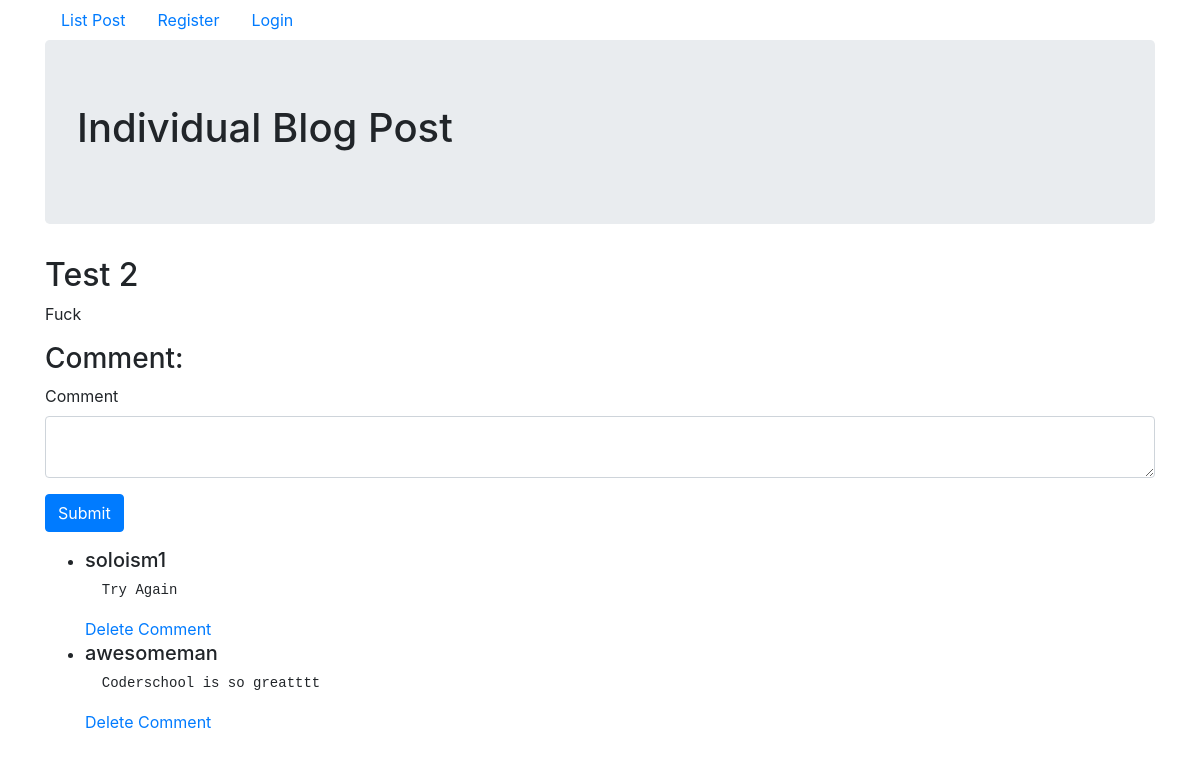
/posts/read/2, run on the app's committed database.
### blog/models.py (models this page shows, shortened)
class Post(db.Model):
    __tablename__ = 'posts'
    id = db.Column(db.Integer, primary_key=True)
    title = db.Column(db.String(128), nullable=False)
    body = db.Column(db.Text)
    created_at = db.Column(db.DateTime, server_default=db.func.now())
    updated_at = db.Column(
        db.DateTime, server_default=db.func.now(), server_onupdate=db.func.now())
    user_id = db.Column(db.Integer, db.ForeignKey('user.id'), nullable=False)
    comments = db.relationship('Comment', backref='belong_to_post', lazy=True)
    add_category = db.relationship('Category', secondary=post_category, lazy='subquery',
                                   backref=db.backref('list_post', lazy=True))

class Comment(db.Model):
    __tablename__ = 'comment'
    id = db.Column(db.Integer, primary_key=True)
    content = db.Column(db.Text, nullable=False)
    user_id = db.Column(db.Integer, db.ForeignKey('user.id'), nullable=False)
    post_id = db.Column(db.Integer, db.ForeignKey('posts.id'), nullable=False)

class User(UserMixin, db.Model):
    __tablename__ = 'user'
    id = db.Column(db.Integer, primary_key=True)
    username = db.Column(db.String(32), unique=True)
    email = db.Column(db.String(64), unique=True, nullable=False)
    password_hash = db.Column(db.String(256))
    favorite = db.relationship('Post'
                                ,secondary=user_favorite_post
                                ,lazy='subquery'
                                ,backref=db.backref('list_favorite_user', lazy=True))
    posts = db.relationship('Post', backref='author', lazy='dynamic')
    comments = db.relationship('Comment', backref='author', lazy=True)

### blog/posts/views.py (the view, shortened to what this page needs)
@posts_blueprint.route('/read/<int:post_id>', methods=['GET', 'POST'])
def show_post(post_id):
    post = Post.query.get(post_id)
    comment_form = AddCommentForm()
    comments = post.comments
    return render_template('posts/post_id.html'
                                ,post=post
                                ,comment_form=comment_form
                                ,comments=comments)

### blog/posts/forms.py
class AddCommentForm(FlaskForm):
    content = PageDownField('Comment', validators=[DataRequired()])
    submit = SubmitField('Submit')

### blog/posts/templates/posts/post_id.html (shortened to what this page needs)
{% extends 'base.html' %} {% block content %}
<div class="jumbotron">
  <h1>Individual Blog Post</h1>
</div>
<h2>{{ post.title }}</h2>
<h3>Comment:</h3>
<form method="POST">
  <div class="form-group">
    {{ comment_form.content.label }}
    {{ comment_form.content(class='form-control') }}
  </div>
  {{ comment_form.submit(class='btn btn-primary') }}
</form>
<ul>
  {% for comment in comments %}
  <li>
    <h5>{{ comment.author.username }}</h5>
    <a href="{{ url_for('comments.delete_comment', comment_id=comment.id)}}"
      >Delete Comment</a
    >
  </li>
  {% endfor %}
</ul>
{% endblock %}

### data on the page
Post: title "Test 2", body "Fuck"
Comment: author.username "soloism1", content "Try Again"
Comment: author.username "awesomeman", content "Coderschool is so greatttt"

### other printed values
{{ comment_form.content.label }} "Comment"
